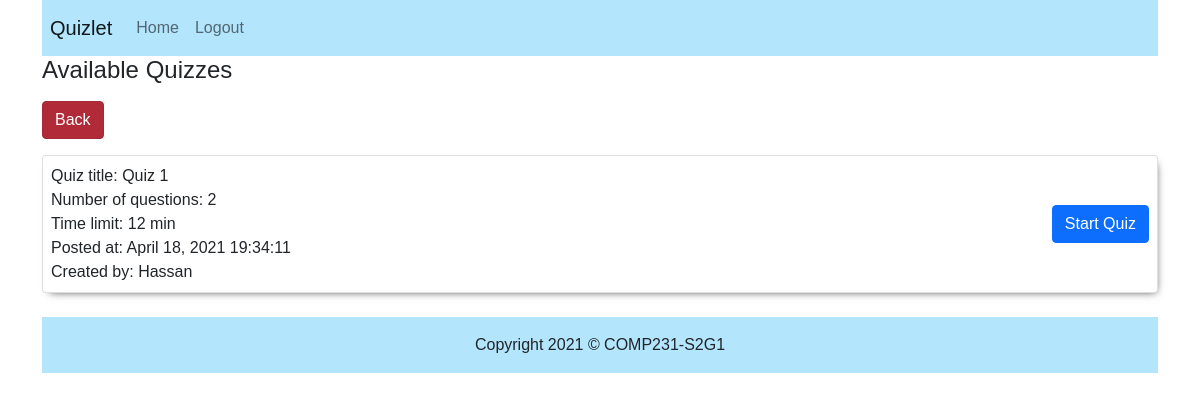
/available_quizzes (signed in), run on an earlier commit of the app's database.
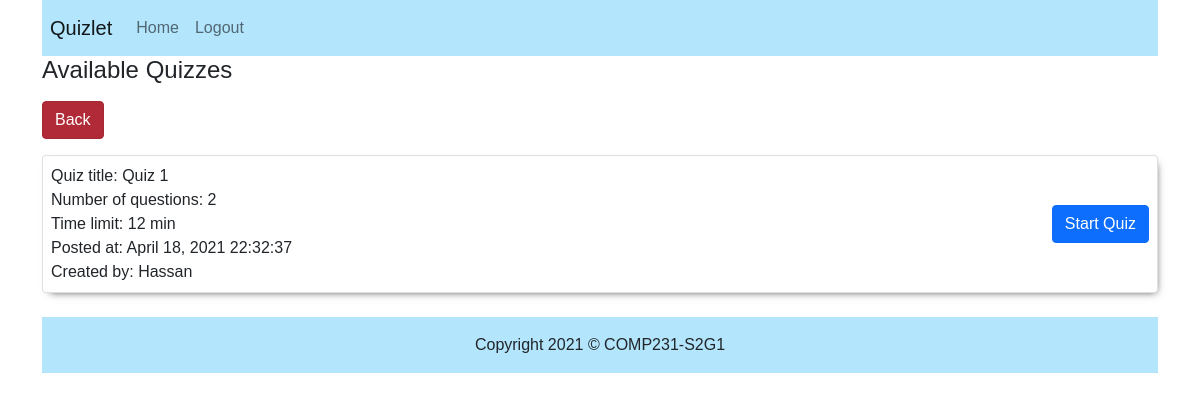
And on a later commit of the database.
### app/models.py (models this page shows, shortened)
class Quiz(db.Model):
    id = db.Column(db.Integer, primary_key=True)
    title = db.Column(db.Text, nullable=False)
    access_code = db.Column(db.String(80))
    limited_time = db.Column(db.Integer)
    posted_at = db.Column(db.DateTime, nullable=False, default=datetime.utcnow)
    questions = db.relationship("Question", backref='quiz', lazy=True)
    num_of_questions = db.Column(db.Integer, default=0)
    visibility = db.Column(db.Enum(QuizVisibility), default=QuizVisibility.Public)
    user_email = db.Column(db.String(120), db.ForeignKey('user.email'), )
    quiz_results = db.relationship("QuizResult", backref='quiz', lazy=False)
    @property
    def posted_at_string(self):
        return self.posted_at.strftime("%B %d, %Y %H:%M:%S")
    @property
    def questions_count(self):
        return len(self.questions)

class User(db.Model):
    email = db.Column(db.String(120), primary_key=True)
    name = db.Column(db.String(80), unique=True, nullable=False)
    password = db.Column(db.String(20), nullable=False)
    created_quizzes = db.relationship("Quiz", backref='user', lazy=True)
    quizzes_results = db.relationship("QuizResult", backref='user', lazy=True)

### main_blue_print.py (the view)
@main.route('/available_quizzes', defaults={'page': 'available_quizzes'})
def available_quizzes(page):
    if 'user' in session and session['user']:
        quizzes = Quiz.query.filter_by(visibility=QuizVisibility.Public).all()
        return render_template('%s.html' % page, user=session['user'], quizzes=quizzes)
    return redirect(url_for('main.logout'))

### templates/available_quizzes.html (shortened to what this page needs)
{% extends "base.html" %}
{% block content %}
    <h4>Available Quizzes</h4>
    <button class="btn btn-danger active my-2" onclick="javascript:window.history.back(-1);return false;">Back</button>
    <div class="flex-column">
        {% for quiz in quizzes %}
            <div class="card p-2 mt-2 mb-4 drop-shadow">
                <div class="d-md-flex flex-md-row justify-content-md-between align-items-md-center">
                    <div>
                        <div>Quiz title: {{ quiz.title }}</div>
                        <div>Number of questions: {{ quiz.questions_count }}</div>
                        <div>Time limit: {{ quiz.limited_time }} min</div>
                        <div>Posted at: {{ quiz.posted_at_string }}</div>
                        <div>Created by: {{ quiz.user.name }}</div>
                    </div>
                    <a class="btn btn-primary" href="/quizzes/{{quiz.id}}/attempt">Start Quiz</a>
                </div>
            </div>
        {% endfor %}
    </div>
{% endblock %}

### templates/base.html (shortened to what this page needs)
<!doctype html>
<html>
<head>
    {% block head %}
        <link rel="stylesheet" href="{{ url_for('static', filename='styles/style.css') }}">
        <link href="https://cdn.jsdelivr.net/npm/bootstrap@5.0.0-beta2/dist/css/bootstrap.min.css" rel="stylesheet"
>
    {% endblock %}
</head>
<body>
<div class="container">
    <nav class="navbar navbar-expand-lg navbar-light fixed-top sticky-top px-2" style="background-color: #b3e5fc;">
        <a class="navbar-brand" href="/">Quizlet</a>
        <ul class="navbar-nav">
            <li class="nav-item">
                  {% if 'user' in session and session['user'] %}
                <a href="/user_profile" class="nav-link">Home</a>
                {% endif %}
            </li>
            {% if 'user' in session %}
                <li class="nav-item">
                    <a class="nav-link" href="/logout">Logout</a>
                </li>
            {% endif %}
        </ul>
    </nav>
            <div>
                {% block content %}
                {% endblock %}
            </div>
                <footer class="container text-center" style="background-color: #b3e5fc;">
                        <p class="p-3">Copyright 2021 &copy; COMP231-S2G1</p>
                </footer>
        </div>
</body>
</html>

### static/styles/style.css (style rules this page uses)
* { font-family: Arial, Helvetica, sans-serif; }
.drop-shadow { -webkit-box-shadow: 3px 4px 8px -5px rgba(0,0,0,0.75); -moz-box-shadow: 3px 4px 8px -5px rgba(0,0,0,0.75); box-shadow: 3px 4px 8px -5px rgba(0,0,0,0.75); }

What changed in the data, as far as the page shows it:
changed Quiz "Quiz 1": posted_at_string "April 18, 2021 19:34:11" → "April 18, 2021 22:32:37"
